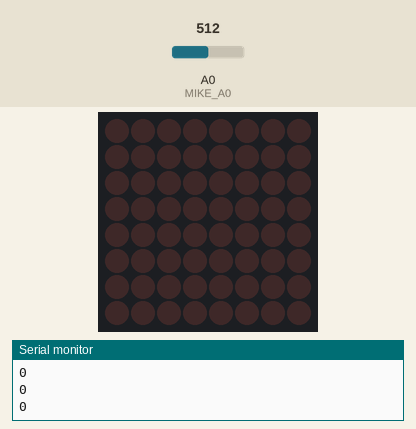
This sketch was run on a simulated Arduino Uno, built with avr-gcc and run on an emulated ATmega328P. On the bench: 8×8 LED matrix, the last lines printed to the serial monitor. The test bench sets the inputs (shaded band); at power-on: A0 (MIKE_A0) = 512.

Above: at 1.2 s.
1.3 s: A0 (MIKE_A0) set to 716
At 1.31 s:
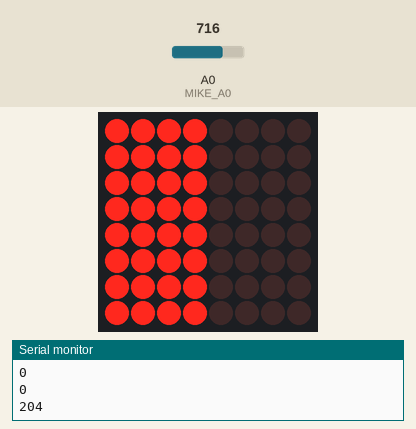
2.8 s: A0 (MIKE_A0) set to 1023
At 2.82 s:
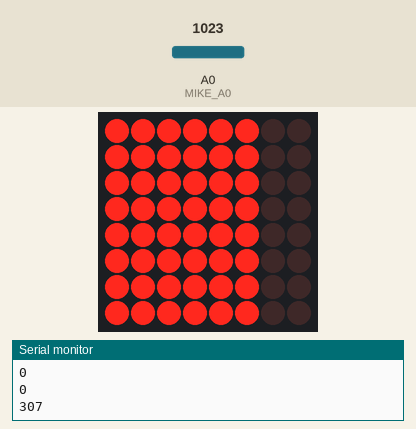
4.3 s: A0 (MIKE_A0) set to 900
At 4.32 s:
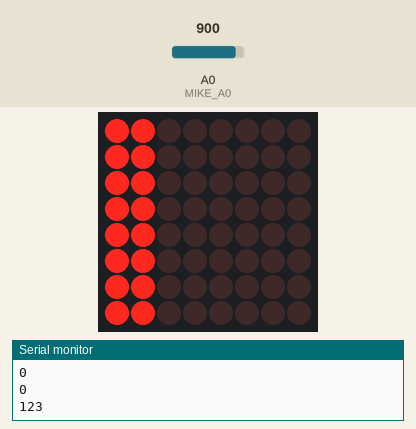
5.8 s: A0 (MIKE_A0) set to 511
At 5.81 s:
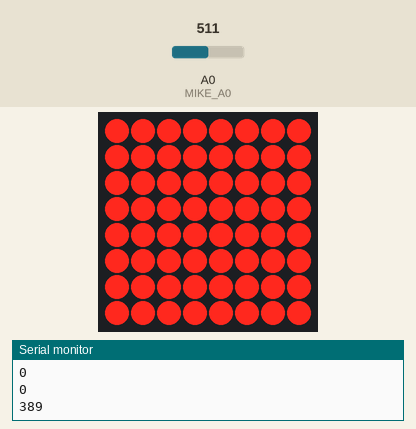
7.3 s: A0 (MIKE_A0) set to 0
At 7.32 s:
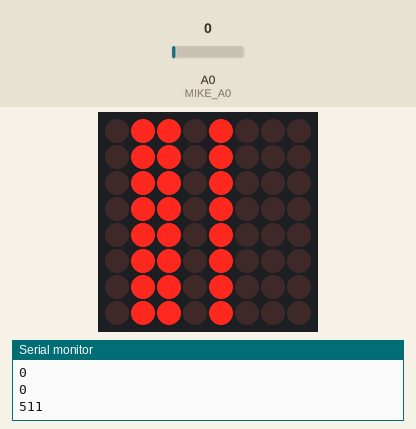
8.8 s: A0 (MIKE_A0) set to 716
At 8.82 s:
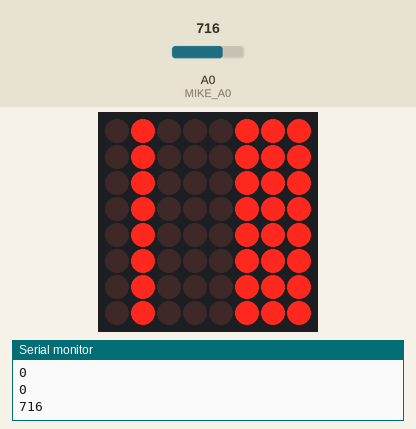
Timing chart, 0 to 11.3 s (numbered marks = the images above; inputs shaded):
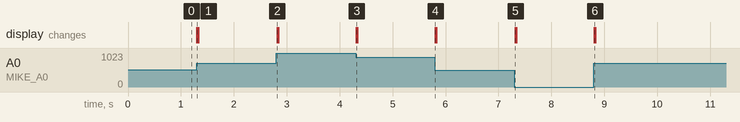

Measured:
- after the input at 1.3 s, the display: changes at once (image 1)
- after the input at 2.8 s, the display: changes at once (image 2)
- after the input at 4.3 s, the display: changes at once (image 3)
- after the input at 5.8 s, the display: changes at once (image 4)
- after the input at 7.3 s, the display: changes at once (image 5)
- after the input at 8.8 s, the display: changes at once (image 6)

The sketch:

simple-boom-meter.ino
```cpp
#include "LedControl.h"

#define LEDS_DIN 12
#define LEDS_CLK 11
#define LEDS_CS 10
#define NUM_DISPLAYS 1
LedControl LEDS = LedControl(LEDS_DIN, LEDS_CLK, LEDS_CS, NUM_DISPLAYS);

void setup() {
  analogReference(EXTERNAL);

  LEDS.shutdown(0, false);
  LEDS.setIntensity(0, 4);
  LEDS.clearDisplay(0);

  Serial.begin(9600);
}

# define MAX_SCALE 9
byte NUM_LEDS[MAX_SCALE] = {
  B00000000,
  B10000000,
  B11000000,
  B11100000,
  B11110000,
  B11111000,
  B11111100,
  B11111110,
  B11111111,
};
byte mode = 0; // 0 = PeakToPeak, 1 = RootMeanSquares
unsigned int maxInputsByMode[] = { 400, 75 };
int value = 0;

void loop() {
  if (mode == 0) {
    value = getPeakToPeak();
  } else if (mode == 1) {
    value = getRootMeanSquares();
  }
  Serial.println(value);
  int displayValue = map(value, 0, maxInputsByMode[mode], 0, MAX_SCALE);
  for(int row = 0; row < 8; row++) {
    LEDS.setRow(0, row, NUM_LEDS[displayValue]);
  }
}

#define SAMPLE_WINDOW 20 // ms
#define MIKE_A0 A0

int getPeakToPeak() {
  unsigned long startMillis = millis();
  unsigned int signalMax = 0;
  unsigned int signalMin = 1023;
  while (millis() - startMillis < SAMPLE_WINDOW) {
    int sample = analogRead(MIKE_A0);
    if (sample > signalMax) {
      signalMax = sample;
    } else if (sample < signalMin) {
      signalMin = sample;
    }
  }
  return signalMax - signalMin;
}

#define BASELINE 283

int getRootMeanSquares() {
  unsigned long startMillis = millis();
  unsigned long sumOfSquares = 0;
  unsigned int numSamples = 0;
  while (millis() - startMillis < SAMPLE_WINDOW) {
    int sample = analogRead(MIKE_A0) - BASELINE;
    numSamples++;
    sumOfSquares += sq(sample);
  }
  int value = round(sqrt(sumOfSquares / numSamples));
  return value;
}
```
